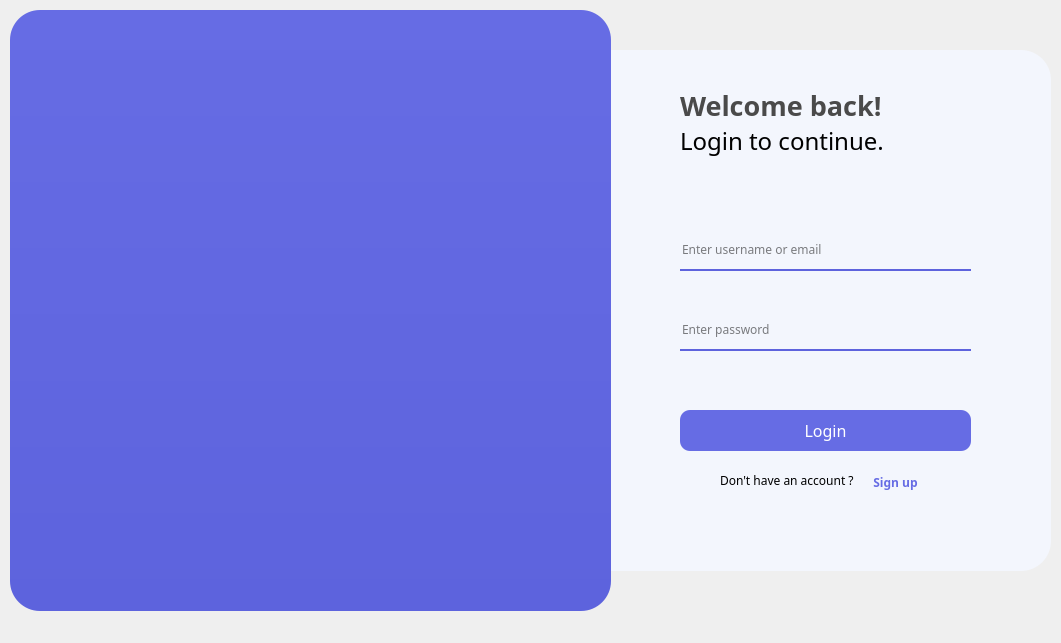
<?xml version="1.0" encoding="UTF-8"?>
<ui version="4.0">
 <class>LoginForm</class>
 <widget class="QWidget" name="LoginForm">
  <property name="geometry">
   <rect>
    <x>0</x>
    <y>0</y>
    <width>1061</width>
    <height>643</height>
   </rect>
  </property>
  <property name="windowTitle">
   <string>Projects Manager</string>
  </property>
  <property name="windowIcon">
   <iconset resource="img.qrc">
    <normaloff>:/img/img/tasks.svg</normaloff>:/img/img/tasks.svg</iconset>
  </property>
  <widget class="QLabel" name="label_2">
   <property name="enabled">
    <bool>true</bool>
   </property>
   <property name="geometry">
    <rect>
     <x>10</x>
     <y>10</y>
     <width>601</width>
     <height>601</height>
    </rect>
   </property>
   <property name="styleSheet">
    <string notr="true">background-color: qlineargradient(spread:pad, x1:0.5, y1:0.0113636, x2:0.5, y2:1, stop:0 rgba(102, 108, 228, 255), stop:1 rgba(93, 99, 221, 255));
border-radius: 30px;</string>
   </property>
   <property name="text">
    <string/>
   </property>
   <property name="pixmap">
    <pixmap resource="img.qrc">:/img/img/workplace.jpg</pixmap>
   </property>
   <property name="scaledContents">
    <bool>false</bool>
   </property>
   <property name="alignment">
    <set>Qt::AlignCenter</set>
   </property>
  </widget>
  <widget class="QStackedWidget" name="stackedWidget">
   <property name="geometry">
    <rect>
     <x>530</x>
     <y>50</y>
     <width>521</width>
     <height>521</height>
    </rect>
   </property>
   <widget class="QWidget" name="loginPage">
    <widget class="QFrame" name="frame_3">
     <property name="geometry">
      <rect>
       <x>0</x>
       <y>0</y>
       <width>521</width>
       <height>521</height>
      </rect>
     </property>
     <property name="styleSheet">
      <string notr="true">background-color: rgb(243, 246, 253);
border-radius: 30px;</string>
     </property>
     <property name="frameShape">
      <enum>QFrame::StyledPanel</enum>
     </property>
     <property name="frameShadow">
      <enum>QFrame::Raised</enum>
     </property>
     <widget class="QLabel" name="label_8">
      <property name="geometry">
       <rect>
        <x>150</x>
        <y>20</y>
        <width>351</width>
        <height>71</height>
       </rect>
      </property>
      <property name="font">
       <font>
        <family>Poppins SemiBold</family>
        <pointsize>20</pointsize>
        <weight>75</weight>
        <bold>true</bold>
       </font>
      </property>
      <property name="styleSheet">
       <string notr="true">color: rgb(74, 74, 74);</string>
      </property>
      <property name="text">
       <string>Welcome back!</string>
      </property>
     </widget>
     <widget class="QLabel" name="label_9">
      <property name="geometry">
       <rect>
        <x>150</x>
        <y>70</y>
        <width>251</width>
        <height>41</height>
       </rect>
      </property>
      <property name="font">
       <font>
        <family>Poppins Light</family>
        <pointsize>18</pointsize>
       </font>
      </property>
      <property name="text">
       <string>Login to continue.</string>
      </property>
     </widget>
     <widget class="QLineEdit" name="username">
      <property name="geometry">
       <rect>
        <x>150</x>
        <y>180</y>
        <width>291</width>
        <height>41</height>
       </rect>
      </property>
      <property name="font">
       <font>
        <family>Poppins Light</family>
       </font>
      </property>
      <property name="styleSheet">
       <string notr="true">border-bottom: 2px solid rgb(93, 99, 221);</string>
      </property>
      <property name="placeholderText">
       <string>Enter username or email</string>
      </property>
     </widget>
     <widget class="QLineEdit" name="password">
      <property name="geometry">
       <rect>
        <x>150</x>
        <y>260</y>
        <width>291</width>
        <height>41</height>
       </rect>
      </property>
      <property name="font">
       <font>
        <family>Poppins Light</family>
       </font>
      </property>
      <property name="styleSheet">
       <string notr="true">border-bottom: 2px solid rgb(93, 99, 221);</string>
      </property>
      <property name="echoMode">
       <enum>QLineEdit::Password</enum>
      </property>
      <property name="placeholderText">
       <string>Enter password</string>
      </property>
     </widget>
     <widget class="QPushButton" name="pushButton">
      <property name="geometry">
       <rect>
        <x>150</x>
        <y>360</y>
        <width>291</width>
        <height>41</height>
       </rect>
      </property>
      <property name="font">
       <font>
        <family>Poppins</family>
        <pointsize>12</pointsize>
       </font>
      </property>
      <property name="cursor">
       <cursorShape>PointingHandCursor</cursorShape>
      </property>
      <property name="styleSheet">
       <string notr="true">QPushButton#pushButton {
background-color: rgb(102, 108, 228);
border-radius: 10px;
color: rgb(255, 255, 255);
}
QPushButton#pushButton:hover {
background-color: rgb(79, 84, 188);
}</string>
      </property>
      <property name="text">
       <string>Login</string>
      </property>
     </widget>
     <widget class="QLabel" name="label_10">
      <property name="geometry">
       <rect>
        <x>190</x>
        <y>410</y>
        <width>151</width>
        <height>41</height>
       </rect>
      </property>
      <property name="font">
       <font>
        <family>Poppins</family>
       </font>
      </property>
      <property name="text">
       <string>Don't have an account ?</string>
      </property>
     </widget>
     <widget class="QPushButton" name="signUp">
      <property name="geometry">
       <rect>
        <x>340</x>
        <y>420</y>
        <width>51</width>
        <height>24</height>
       </rect>
      </property>
      <property name="font">
       <font>
        <family>Poppins SemiBold</family>
        <weight>75</weight>
        <bold>true</bold>
       </font>
      </property>
      <property name="cursor">
       <cursorShape>PointingHandCursor</cursorShape>
      </property>
      <property name="styleSheet">
       <string notr="true">QPushButton#signUp {
color: rgb(102, 108, 228);
}
QPushButton#signUp:hover {
color: rgb(79, 84, 188);
}</string>
      </property>
      <property name="text">
       <string>Sign up</string>
      </property>
     </widget>
     <widget class="QPushButton" name="closeButton">
      <property name="geometry">
       <rect>
        <x>490</x>
        <y>10</y>
        <width>21</width>
        <height>21</height>
       </rect>
      </property>
      <property name="font">
       <font>
        <family>Poppins Black</family>
        <weight>75</weight>
        <bold>true</bold>
       </font>
      </property>
      <property name="cursor">
       <cursorShape>PointingHandCursor</cursorShape>
      </property>
      <property name="toolTip">
       <string/>
      </property>
      <property name="styleSheet">
       <string notr="true"/>
      </property>
      <property name="text">
       <string/>
      </property>
      <property name="icon">
       <iconset resource="img.qrc">
        <normaloff>:/img/img/close.svg</normaloff>:/img/img/close.svg</iconset>
      </property>
     </widget>
     <widget class="QLabel" name="state">
      <property name="geometry">
       <rect>
        <x>90</x>
        <y>470</y>
        <width>421</width>
        <height>31</height>
       </rect>
      </property>
      <property name="font">
       <font>
        <family>Poppins Medium</family>
       </font>
      </property>
      <property name="styleSheet">
       <string notr="true">color: rgb(255, 85, 0);</string>
      </property>
      <property name="text">
       <string/>
      </property>
      <property name="alignment">
       <set>Qt::AlignCenter</set>
      </property>
     </widget>
    </widget>
   </widget>
   <widget class="QWidget" name="signupPage">
    <widget class="QFrame" name="frame_4">
     <property name="geometry">
      <rect>
       <x>0</x>
       <y>0</y>
       <width>521</width>
       <height>521</height>
      </rect>
     </property>
     <property name="styleSheet">
      <string notr="true">background-color: rgb(243, 246, 253);
border-radius: 30px;</string>
     </property>
     <property name="frameShape">
      <enum>QFrame::StyledPanel</enum>
     </property>
     <property name="frameShadow">
      <enum>QFrame::Raised</enum>
     </property>
     <widget class="QLabel" name="label_11">
      <property name="geometry">
       <rect>
        <x>150</x>
        <y>20</y>
        <width>351</width>
        <height>71</height>
       </rect>
      </property>
      <property name="font">
       <font>
        <family>Poppins SemiBold</family>
        <pointsize>20</pointsize>
        <weight>75</weight>
        <bold>true</bold>
       </font>
      </property>
      <property name="styleSheet">
       <string notr="true">color: rgb(74, 74, 74);</string>
      </property>
      <property name="text">
       <string>Welcome !</string>
      </property>
     </widget>
     <widget class="QLabel" name="label_12">
      <property name="geometry">
       <rect>
        <x>150</x>
        <y>70</y>
        <width>251</width>
        <height>41</height>
       </rect>
      </property>
      <property name="font">
       <font>
        <family>Poppins Light</family>
        <pointsize>18</pointsize>
       </font>
      </property>
      <property name="text">
       <string>Sign up to continue.</string>
      </property>
     </widget>
     <widget class="QPushButton" name="pushButton_2">
      <property name="geometry">
       <rect>
        <x>150</x>
        <y>370</y>
        <width>291</width>
        <height>41</height>
       </rect>
      </property>
      <property name="font">
       <font>
        <family>Poppins</family>
        <pointsize>12</pointsize>
       </font>
      </property>
      <property name="cursor">
       <cursorShape>PointingHandCursor</cursorShape>
      </property>
      <property name="styleSheet">
       <string notr="true">QPushButton#pushButton_2 {
background-color: rgb(102, 108, 228);
border-radius: 10px;
color: rgb(255, 255, 255);
}
QPushButton#pushButton_2:hover {
background-color: rgb(79, 84, 188);
}</string>
      </property>
      <property name="text">
       <string>Sign up</string>
      </property>
     </widget>
     <widget class="QLabel" name="label_13">
      <property name="geometry">
       <rect>
        <x>180</x>
        <y>420</y>
        <width>171</width>
        <height>41</height>
       </rect>
      </property>
      <property name="font">
       <font>
        <family>Poppins</family>
       </font>
      </property>
      <property name="text">
       <string>Already have an account ?</string>
      </property>
     </widget>
     <widget class="QPushButton" name="logIn">
      <property name="geometry">
       <rect>
        <x>340</x>
        <y>430</y>
        <width>51</width>
        <height>24</height>
       </rect>
      </property>
      <property name="font">
       <font>
        <family>Poppins SemiBold</family>
        <weight>75</weight>
        <bold>true</bold>
       </font>
      </property>
      <property name="cursor">
       <cursorShape>PointingHandCursor</cursorShape>
      </property>
      <property name="styleSheet">
       <string notr="true">QPushButton#logIn {
color: rgb(102, 108, 228);
}
QPushButton#logIn:hover {
color: rgb(79, 84, 188);
}</string>
      </property>
      <property name="text">
       <string>Login</string>
      </property>
     </widget>
     <widget class="QPushButton" name="closeButton_2">
      <property name="geometry">
       <rect>
        <x>490</x>
        <y>10</y>
        <width>21</width>
        <height>21</height>
       </rect>
      </property>
      <property name="font">
       <font>
        <family>Poppins Black</family>
        <weight>75</weight>
        <bold>true</bold>
       </font>
      </property>
      <property name="cursor">
       <cursorShape>PointingHandCursor</cursorShape>
      </property>
      <property name="toolTip">
       <string/>
      </property>
      <property name="styleSheet">
       <string notr="true"/>
      </property>
      <property name="text">
       <string/>
      </property>
      <property name="icon">
       <iconset resource="img.qrc">
        <normaloff>:/img/img/close.svg</normaloff>:/img/img/close.svg</iconset>
      </property>
     </widget>
     <widget class="QLabel" name="state_2">
      <property name="geometry">
       <rect>
        <x>90</x>
        <y>470</y>
        <width>421</width>
        <height>31</height>
       </rect>
      </property>
      <property name="font">
       <font>
        <family>Poppins Medium</family>
       </font>
      </property>
      <property name="styleSheet">
       <string notr="true">color: rgb(255, 85, 0);</string>
      </property>
      <property name="text">
       <string/>
      </property>
      <property name="alignment">
       <set>Qt::AlignCenter</set>
      </property>
     </widget>
     <widget class="QLineEdit" name="fname">
      <property name="geometry">
       <rect>
        <x>150</x>
        <y>150</y>
        <width>151</width>
        <height>41</height>
       </rect>
      </property>
      <property name="font">
       <font>
        <family>Poppins Light</family>
       </font>
      </property>
      <property name="styleSheet">
       <string notr="true">border-bottom: 2px solid rgb(93, 99, 221);</string>
      </property>
      <property name="placeholderText">
       <string>Your first name</string>
      </property>
     </widget>
     <widget class="QLineEdit" name="lname">
      <property name="geometry">
       <rect>
        <x>320</x>
        <y>150</y>
        <width>141</width>
        <height>41</height>
       </rect>
      </property>
      <property name="font">
       <font>
        <family>Poppins Light</family>
       </font>
      </property>
      <property name="styleSheet">
       <string notr="true">border-bottom: 2px solid rgb(93, 99, 221);</string>
      </property>
      <property name="placeholderText">
       <string>Last name</string>
      </property>
     </widget>
     <widget class="QLineEdit" name="userName">
      <property name="geometry">
       <rect>
        <x>150</x>
        <y>220</y>
        <width>151</width>
        <height>41</height>
       </rect>
      </property>
      <property name="font">
       <font>
        <family>Poppins Light</family>
       </font>
      </property>
      <property name="styleSheet">
       <string notr="true">border-bottom: 2px solid rgb(93, 99, 221);</string>
      </property>
      <property name="placeholderText">
       <string>Enter your username</string>
      </property>
     </widget>
     <widget class="QLineEdit" name="passWord">
      <property name="geometry">
       <rect>
        <x>320</x>
        <y>220</y>
        <width>141</width>
        <height>41</height>
       </rect>
      </property>
      <property name="font">
       <font>
        <family>Poppins Light</family>
       </font>
      </property>
      <property name="styleSheet">
       <string notr="true">border-bottom: 2px solid rgb(93, 99, 221);</string>
      </property>
      <property name="echoMode">
       <enum>QLineEdit::Password</enum>
      </property>
      <property name="placeholderText">
       <string>Choose password</string>
      </property>
     </widget>
     <widget class="QLineEdit" name="email">
      <property name="geometry">
       <rect>
        <x>150</x>
        <y>290</y>
        <width>311</width>
        <height>41</height>
       </rect>
      </property>
      <property name="font">
       <font>
        <family>Poppins Light</family>
       </font>
      </property>
      <property name="styleSheet">
       <string notr="true">border-bottom: 2px solid rgb(93, 99, 221);</string>
      </property>
      <property name="placeholderText">
       <string>What's your email ?</string>
      </property>
     </widget>
    </widget>
   </widget>
  </widget>
  <zorder>stackedWidget</zorder>
  <zorder>label_2</zorder>
 </widget>
 <resources>
  <include location="img.qrc"/>
 </resources>
 <connections/>
</ui>
